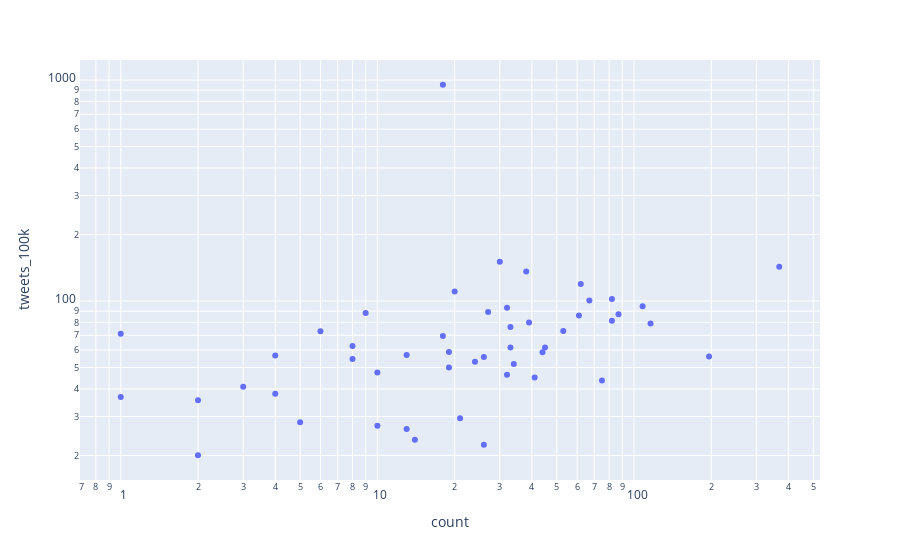

Notebook source saved alongside this figure:
### Code cell
px.scatter(state_tp_stat_all, x = "count", y="tweets_100k", log_y=True, log_x=True, hover_data=['state', 'tweets_100k', 'count'])

### Figure 1 — Plotly figure (JSON) as saved in the notebook; plotly's stock layout.template omitted (floating-point values rounded to 4 significant figures; data arrays with more than 128 entries replaced by an {"elided": "..."} marker saying what was removed)
{"data": [{"customdata": {"elided": "50x3 mixed values"}, "hovertemplate": "count=%{customdata[2]}<br>tweets_100k=%{customdata[1]}<br>state=%{customdata[0]}<extra></extra>", "legendgroup": "", "marker": {"color": "#636efa", "symbol": "circle"}, "mode": "markers", "name": "", "orientation": "v", "showlegend": false, "type": "scatter", "x": [8, 24, 10, 32, 38, 6, 41, 18, 4, 39, 61, 27, 19, 2, 67, 44, 13, 32, 9, 53, 62, 21, 34, 116, 19, 1, 26, 1, 8, 13, 196, 4, 30, 368, 33, 45, 82, 33, 18, 75, 5, 87, 108, 26, 82, 14, 20, 3, 10, 2], "xaxis": "x", "y": [54.68, 53.07, 47.42, 93.33, 135.9, 72.88, 45.02, 952.3, 38.0, 79.94, 85.89, 89.2, 58.73, 35.53, 100.5, 58.7, 56.95, 46.36, 88.22, 73.21, 119.3, 29.46, 51.86, 79.08, 50.07, 36.76, 22.36, 71.13, 62.6, 26.33, 56.11, 56.66, 150.4, 142.9, 76.3, 61.59, 102.2, 61.54, 69.38, 43.62, 28.26, 87.08, 94.68, 55.77, 81.32, 23.56, 110.5, 40.89, 27.23, 20.04], "yaxis": "y"}], "layout": {"autosize": true, "legend": {"tracegroupgap": 0}, "margin": {"t": 60}, "xaxis": {"anchor": "y", "autorange": true, "domain": [0, 1], "range": [-0.1576, 2.723], "title": {"text": "count"}, "type": "log"}, "yaxis": {"anchor": "x", "autorange": true, "domain": [0, 1], "range": [1.183, 3.098], "title": {"text": "tweets_100k"}, "type": "log"}}}
